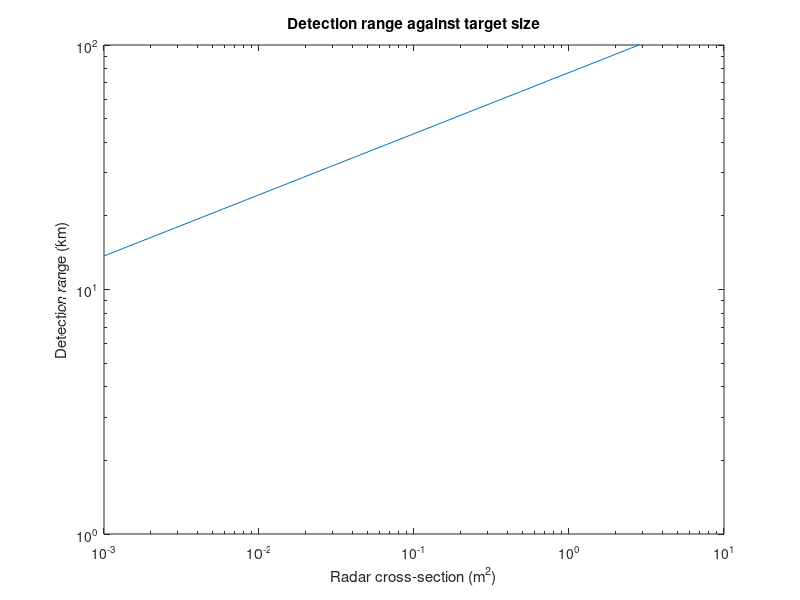

The MATLAB script that drew this image:
% Detection range against radar cross-section from the radar range equation, for an
% X-band radar integrating 64 pulses coherently. The signal-to-noise needed for a 90%
% probability of detection at a 1e-6 false-alarm rate comes from Albersheim's equation.
c = 3e8;  k = 1.38e-23;
Pt = 10e3;  G = 10^(35/10);  fc = 10e9;  lambda = c / fc;
tau = 10e-6;  B = 5e6;  T0 = 290;  F = 10^(4/10);  L = 10^(6/10);
npulses = 64;
pd = 0.9;  pfa = 1e-6;

A = log(0.62 / pfa);  Bp = log(pd / (1 - pd));
snr_req = (6.2 + 4.54/sqrt(1 + 0.44)) * log10(A + 0.12*A*Bp + 1.7*Bp);   % dB, one pulse (Albersheim)
snr_need = 10^(snr_req/10) / npulses;                % after coherent integration of 64 pulses

% R^4 = Pt G^2 lambda^2 sigma (tau B) / ((4 pi)^3 k T0 F B L SNR), with tau*B the compression gain
rcs = logspace(-3, 1, 200);
R = (Pt * G^2 * lambda^2 .* rcs * tau / ((4*pi)^3 * k * T0 * F * L * snr_need)).^(1/4);

loglog(rcs, R / 1000);
xlim([1e-3 10]); ylim([1 100]);
title('Detection range against target size');
xlabel('Radar cross-section (m^2)');
ylabel('Detection range (km)');

R1 = interp1(rcs, R, 1);  R01 = interp1(rcs, R, 0.01);
fprintf('Pd 0.9 at Pfa 1e-6 needs %.1f dB from one pulse, %.1f dB per pulse when 64 are integrated\n', snr_req, snr_req - 10*log10(npulses));
fprintf('detects a 1 m^2 target at %.1f km and a 0.01 m^2 small drone at %.1f km\n', R1/1000, R01/1000);
